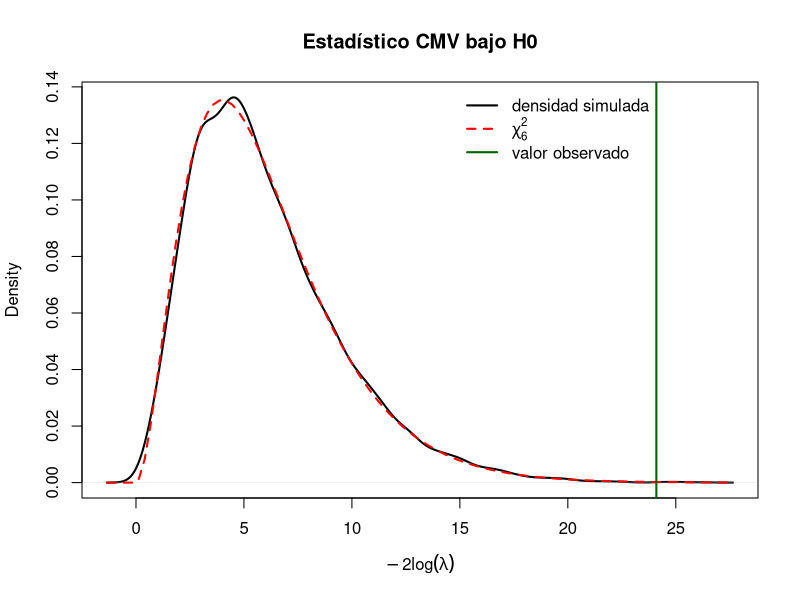

This chart was generated by the following R code:
# =============================================================================
# IECD - Práctica 5 (Tests) - Ejercicio 20
# Nacimientos por día de la semana (EE.UU., 1977, 5000 nacimientos)
# =============================================================================

W <- c(lunes = 747, martes = 766, miercoles = 749, jueves = 741,
       viernes = 714, sabado = 659, domingo = 624)
n     <- sum(W)            # 5000
th0   <- 1 / 7
alpha <- 0.05
z     <- qnorm(1 - alpha / 2)

# a) y b) Un test por día: H0: theta_j = 1/7 vs H1: theta_j != 1/7
theta_hat <- W / n
Z      <- sqrt(n) * (theta_hat - th0) / sqrt(th0 * (1 - th0))
pvalor <- 2 * (1 - pnorm(abs(Z)))
round(cbind(theta_hat, Z, pvalor, rechaza = abs(Z) > z), 4)

# c) Test psi: rechaza si alguno de los 7 rechaza.
#    Cota de Bonferroni: nivel <= 7 * 0.05 = 0.35. Lo estimamos por simulación bajo H0.
set.seed(20)
Nrep <- 10000
sim  <- rmultinom(Nrep, size = n, prob = rep(th0, 7))     # cada columna: un W bajo H0
Zsim <- sqrt(n) * (sim / n - th0) / sqrt(th0 * (1 - th0))
c(nivel_psi       = mean(apply(abs(Zsim) > z, 2, any)),
  nivel_psi_bonf  = mean(apply(abs(Zsim) > qnorm(1 - alpha / (2 * 7)), 2, any)))

# d) Test de cociente de máxima verosimilitud (multinomial)
#    -2 log lambda = 2 sum W_j log(W_j / (n/7))  ~  chi^2_6 bajo H0
E  <- n * th0
CV <- 2 * sum(W * log(W / E))
c(estadistico = CV, critico = qchisq(1 - alpha, df = 6),
  pvalor = pchisq(CV, df = 6, lower.tail = FALSE))
# Comparación con el estadístico de Pearson (chisq.test)
chisq.test(W, p = rep(th0, 7))

# e) Distribución del estadístico de CMV bajo H0, simulada
estadsimu <- apply(sim, 2, function(w) 2 * sum(ifelse(w > 0, w * log(w / E), 0)))
c(cuantil_simulado = unname(quantile(estadsimu, 0.95)),
  cuantil_chi2_6   = qchisq(0.95, df = 6))

plot(density(estadsimu), lwd = 2, main = "Estadístico CMV bajo H0",
     xlab = expression(-2 * log(lambda)))
curve(dchisq(x, df = 6), add = TRUE, col = "red", lwd = 2, lty = 2)
abline(v = CV, col = "darkgreen", lwd = 2)
legend("topright", inset = c(0.15, 0), bty = "n", lwd = 2, lty = c(1, 2, 1),
       col = c("black", "red", "darkgreen"),
       legend = c("densidad simulada", expression(chi[6]^2), "valor observado"))
